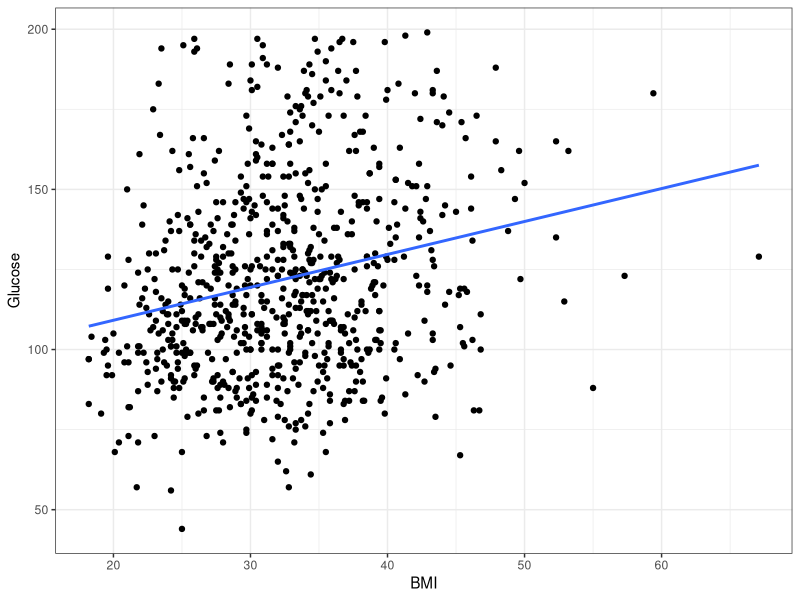
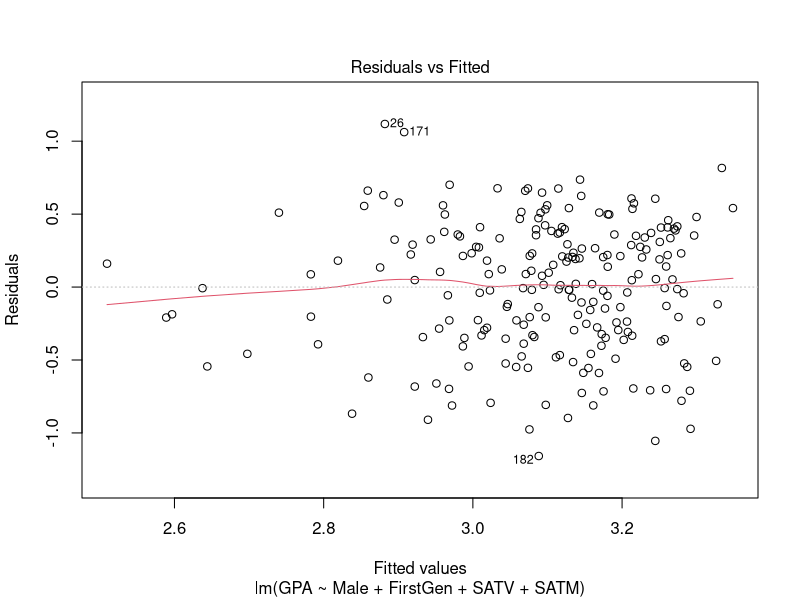
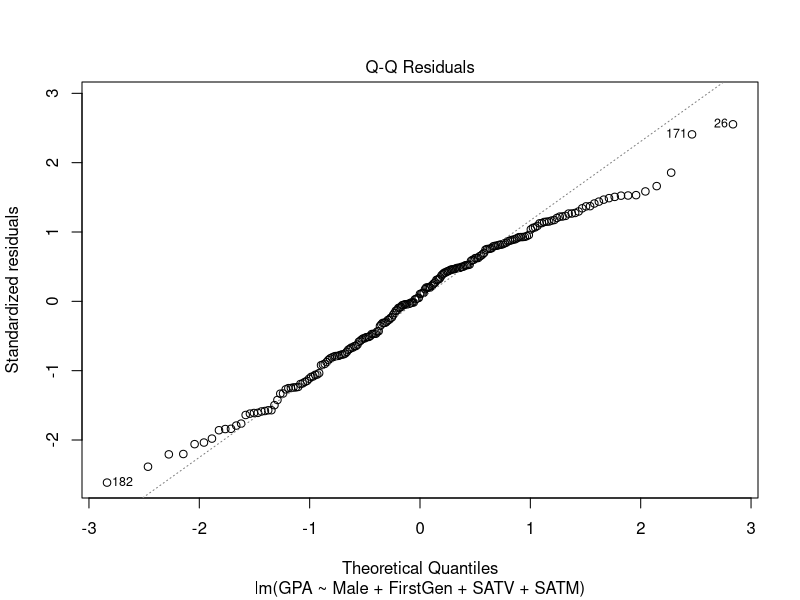
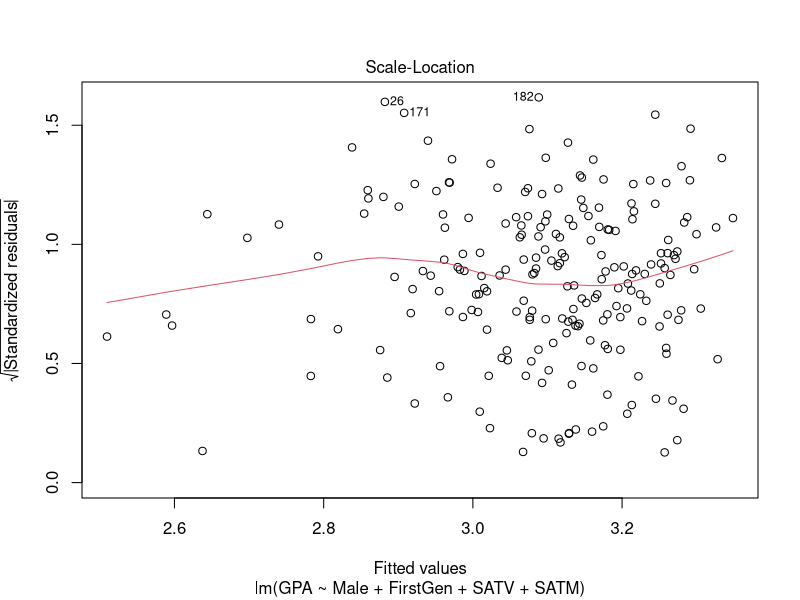
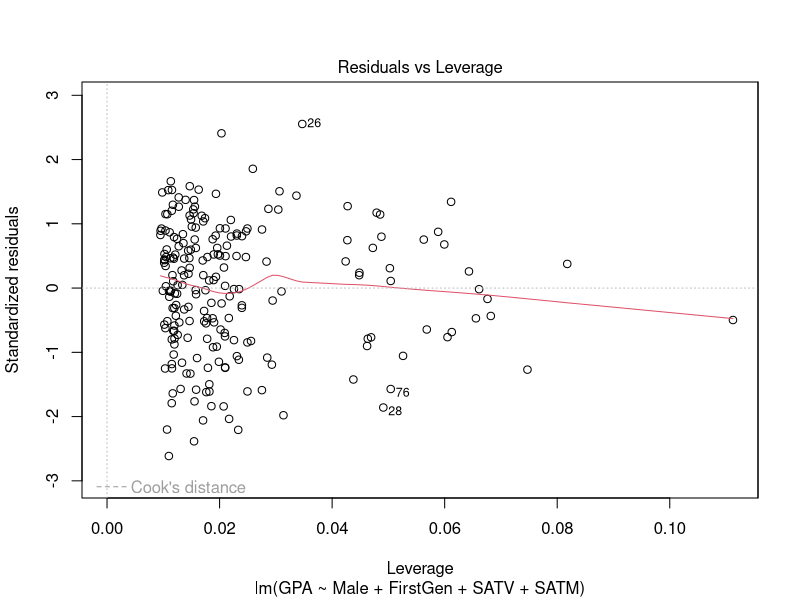

R code for these plots, in order:
## ---- chunk 1
library(tidyverse)
## ---- chunk 2
glimpse(penguins)
## ---- chunk 3
ctest <- cor.test(penguins$body_mass,penguins$flipper_len)
ctest
## ---- chunk 4
ctest$statistic
ctest$p.value
## ---- chunk 5
pima <- read.csv("datasets/PimaIndiansDiabetes.csv")
glimpse(pima)
## ---- chunk 6
mod1 <- lm(Glucose~BMI,data=pima)
summary(mod1)
## ---- chunk 7
ggplot(data=pima,aes(x=BMI,y=Glucose)) + 
  geom_point() + 
  geom_smooth(method="lm",se=F) + 
  theme_bw()
## ---- chunk 8
newdata <- data.frame(BMI=c(25))

 predict(mod1,newdata,interval="prediction",level=0.95)


## ---- chunk 9
first <- read.csv("datasets/FirstYearGPA.csv")
glimpse(first)
## ---- chunk 10
mod1 <- lm(GPA~Male+FirstGen+SATV + SATM,data=first)
sum_mod <- summary(mod1)
sum_mod
## ---- chunk 11
sum_mod$fstatistic
## ---- chunk 12
plot(mod1)
